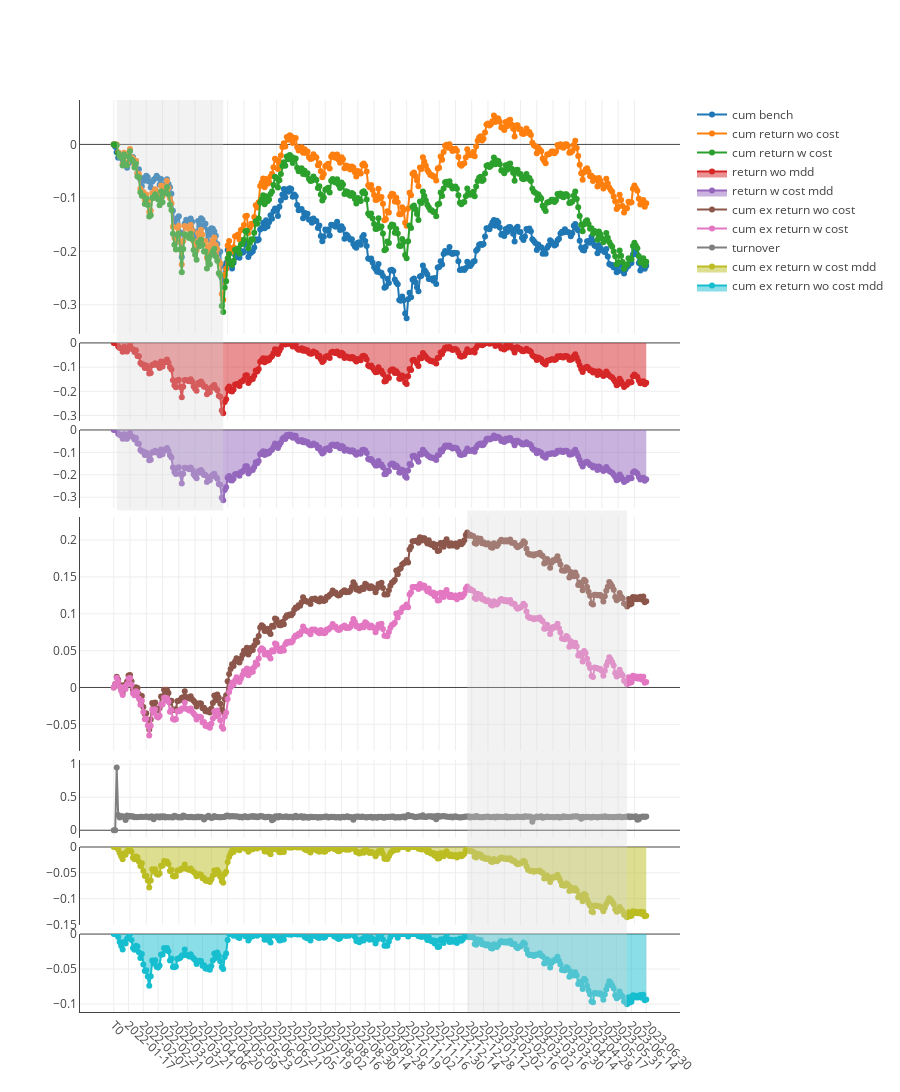

The cell this chart's notebook holds for it:
### Code cell
import pickle

file_path = f'out/backtests/{ex_num}/mcts/0-graph.pkl'

with open(file_path, 'rb') as file:
    chart = pickle.load(file)
chart.show()

### Figure 1 — Plotly figure (JSON) as saved in the notebook; plotly's stock layout.template omitted (floating-point values rounded to 4 significant figures; data arrays with more than 128 entries replaced by an {"elided": "..."} marker saying what was removed)
{"data": [{"mode": "lines+markers", "name": "cum bench", "type": "scatter", "x": {"elided": "361 str values"}, "xaxis": "x", "y": {"elided": "361 float values"}, "yaxis": "y"}, {"mode": "lines+markers", "name": "cum return wo cost", "type": "scatter", "x": {"elided": "361 str values"}, "xaxis": "x", "y": {"elided": "361 float values"}, "yaxis": "y"}, {"mode": "lines+markers", "name": "cum return w cost", "type": "scatter", "x": {"elided": "361 str values"}, "xaxis": "x", "y": {"elided": "361 float values"}, "yaxis": "y"}, {"fill": "tozeroy", "mode": "lines+markers", "name": "return wo mdd", "type": "scatter", "x": {"elided": "361 str values"}, "xaxis": "x2", "y": {"elided": "361 float values"}, "yaxis": "y2"}, {"fill": "tozeroy", "mode": "lines+markers", "name": "return w cost mdd", "type": "scatter", "x": {"elided": "361 str values"}, "xaxis": "x3", "y": {"elided": "361 float values"}, "yaxis": "y3"}, {"mode": "lines+markers", "name": "cum ex return wo cost", "type": "scatter", "x": {"elided": "361 str values"}, "xaxis": "x4", "y": {"elided": "361 float values"}, "yaxis": "y4"}, {"mode": "lines+markers", "name": "cum ex return w cost", "type": "scatter", "x": {"elided": "361 str values"}, "xaxis": "x4", "y": {"elided": "361 float values"}, "yaxis": "y4"}, {"mode": "lines+markers", "name": "turnover", "type": "scatter", "x": {"elided": "361 str values"}, "xaxis": "x5", "y": {"elided": "361 float values"}, "yaxis": "y5"}, {"fill": "tozeroy", "mode": "lines+markers", "name": "cum ex return w cost mdd", "type": "scatter", "x": {"elided": "361 str values"}, "xaxis": "x6", "y": {"elided": "361 float values"}, "yaxis": "y6"}, {"fill": "tozeroy", "mode": "lines+markers", "name": "cum ex return wo cost mdd", "type": "scatter", "x": {"elided": "361 str values"}, "xaxis": "x7", "y": {"elided": "361 float values"}, "yaxis": "y7"}], "layout": {"height": 1200, "shapes": [{"fillcolor": "#d3d3d3", "line": {"width": 0}, "opacity": 0.3, "type": "rect", "x0": "2022-01-05", "x1": "2022-04-26", "xref": "x", "y0": 0.55, "y1": 1, "yref": "paper"}, {"fillcolor": "#d3d3d3", "line": {"width": 0}, "opacity": 0.3, "type": "rect", "x0": "2022-12-27", "x1": "2023-06-09", "xref": "x", "y0": 0, "y1": 0.55, "yref": "paper"}], "title": {"text": " "}, "xaxis": {"anchor": "y", "domain": [0, 1], "matches": "x7", "showline": false, "showticklabels": false, "tickangle": 45, "type": "category"}, "xaxis2": {"anchor": "y2", "domain": [0, 1], "matches": "x7", "showline": false, "showticklabels": false, "tickangle": 45, "type": "category"}, "xaxis3": {"anchor": "y3", "domain": [0, 1], "matches": "x7", "showline": false, "showticklabels": false, "tickangle": 45, "type": "category"}, "xaxis4": {"anchor": "y4", "domain": [0, 1], "matches": "x7", "showline": false, "showticklabels": false, "tickangle": 45, "type": "category"}, "xaxis5": {"anchor": "y5", "domain": [0, 1], "matches": "x7", "showline": false, "showticklabels": false, "tickangle": 45, "type": "category"}, "xaxis6": {"anchor": "y6", "domain": [0, 1], "matches": "x7", "showline": false, "showticklabels": false, "tickangle": 45, "type": "category"}, "xaxis7": {"anchor": "y7", "domain": [0, 1], "showline": true, "tickangle": 45, "type": "category"}, "yaxis": {"anchor": "x", "domain": [0.7436, 1], "showline": true, "showticklabels": true, "zeroline": true}, "yaxis2": {"anchor": "x2", "domain": [0.6482, 0.7336], "showline": true, "showticklabels": true, "zeroline": true}, "yaxis3": {"anchor": "x3", "domain": [0.5527, 0.6382], "showline": true, "showticklabels": true, "zeroline": true}, "yaxis4": {"anchor": "x4", "domain": [0.2864, 0.5427], "showline": true, "showticklabels": true, "zeroline": true}, "yaxis5": {"anchor": "x5", "domain": [0.1909, 0.2764], "showline": true, "showticklabels": true, "zeroline": true}, "yaxis6": {"anchor": "x6", "domain": [0.09545, 0.1809], "showline": true, "showticklabels": true, "zeroline": true}, "yaxis7": {"anchor": "x7", "domain": [0, 0.08545], "showline": true, "showticklabels": true, "zeroline": true}}}
